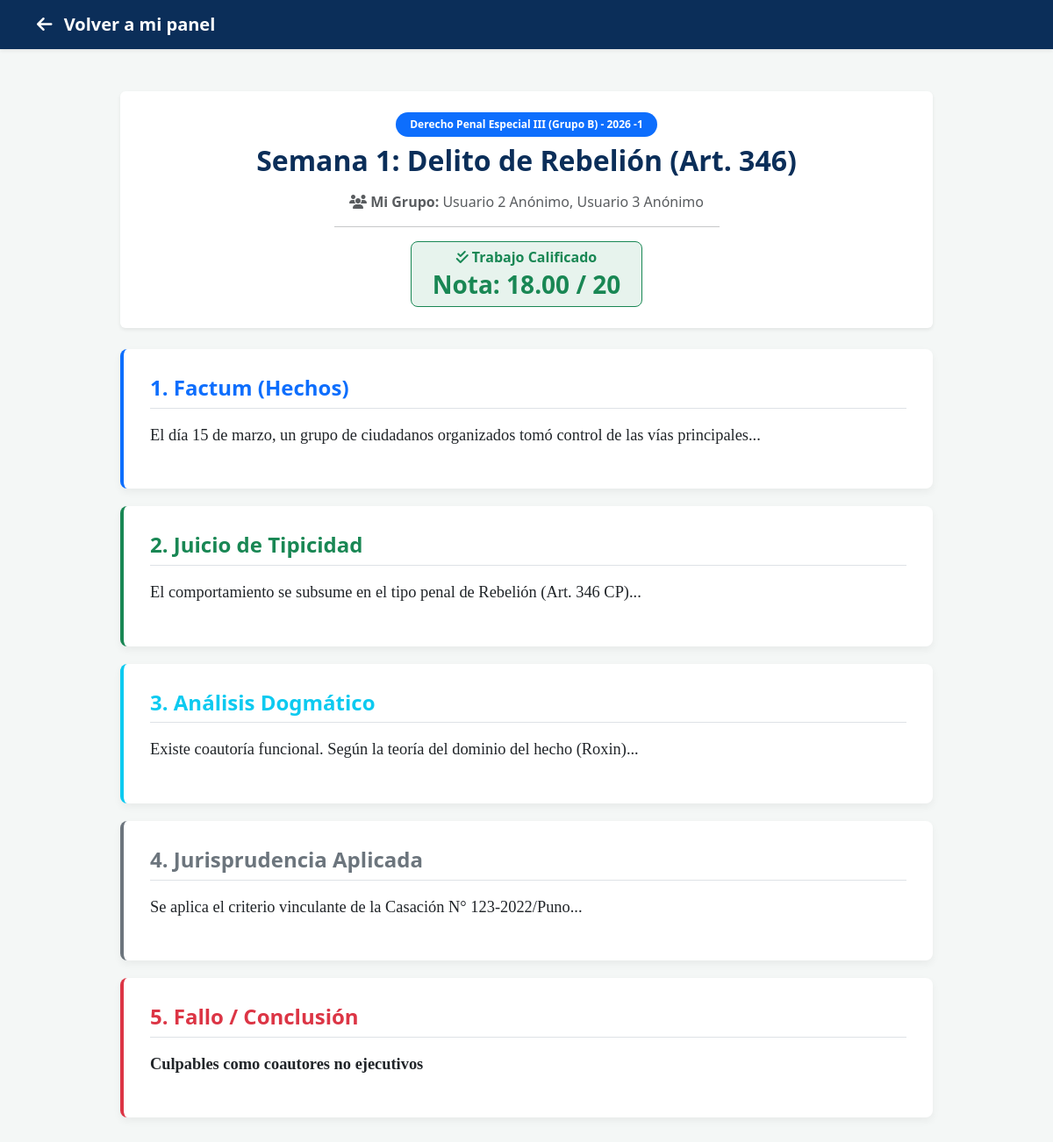
Screenshot of /detalle_entrega.php?id=4 (signed in) with the database file from the repository.
### tables this page shows
CREATE TABLE `envios_fichas` (
  `id` int(11) NOT NULL,
  `actividad_id` int(11) NOT NULL,
  `lider_id` int(11) NOT NULL,
  `factum` text NOT NULL,
  `tipicidad` text NOT NULL,
  `dogmatica` text NOT NULL,
  `jurisprudencia` text NOT NULL,
  `fallo` text NOT NULL,
  `fecha_envio` timestamp NULL DEFAULT current_timestamp(),
  `estado` varchar(50) DEFAULT 'Pendiente',
  `calificacion` decimal(5,2) DEFAULT NULL,
  `respuestas_json` text DEFAULT NULL,
  `retroalimentacion` text DEFAULT NULL
);

CREATE TABLE `cursos` (
  `id` int(11) NOT NULL,
  `nombre_curso` varchar(150) NOT NULL,
  `docente_id` int(11) NOT NULL,
  `semestre` varchar(10) NOT NULL,
  `nombre` varchar(150) DEFAULT NULL
);

CREATE TABLE `actividades_fichas` (
  `id` int(11) NOT NULL,
  `curso_id` int(11) NOT NULL,
  `titulo_caso` varchar(200) NOT NULL,
  `fecha_inicio` datetime NOT NULL DEFAULT current_timestamp(),
  `fecha_cierre` datetime NOT NULL,
  `descripcion` text DEFAULT NULL,
  `fecha_limite` datetime DEFAULT NULL,
  `estructura_campos` text DEFAULT NULL,
  `tipo_trabajo` varchar(20) DEFAULT 'Grupal',
  `max_integrantes` int(11) DEFAULT 5,
  `secciones_json` text DEFAULT NULL,
  `habilitado` tinyint(1) NOT NULL DEFAULT 0 COMMENT '0: Oculto, 1: Visible para alumnos'
);

### detalle_entrega.php (the view, shortened to what this page needs)
<?php
require_once 'config/conexion.php';
$envio_id = $_GET['id'] ?? null;
$sql = "
    SELECT e.factum, e.tipicidad, e.dogmatica, e.jurisprudencia, e.fallo, e.fecha_envio, e.respuestas_json, e.estado, e.calificacion,
           a.titulo_caso, c.nombre_curso,
           (SELECT GROUP_CONCAT(CONCAT(u.nombres, ' ', u.apellidos) SEPARATOR ', ')
            FROM envio_integrantes ei JOIN usuarios u ON ei.estudiante_id = u.id WHERE ei.envio_id = e.id) as estudiantes_autores
    FROM envios_fichas e
    JOIN actividades_fichas a ON e.actividad_id = a.id
    JOIN cursos c ON a.curso_id = c.id
    WHERE e.id = ?
";
$stmt = $pdo->prepare($sql);
$stmt->execute([$envio_id]);
$caso = $stmt->fetch(PDO::FETCH_ASSOC);
?>
<!DOCTYPE html>
<html lang="es">
<head>
    <link href="https://cdn.jsdelivr.net/npm/bootstrap@5.3.0/dist/css/bootstrap.min.css" rel="stylesheet">
    <link rel="stylesheet" href="https://cdnjs.cloudflare.com/ajax/libs/font-awesome/6.4.0/css/all.min.css">
</head>
<body>
    <nav class="navbar navbar-dark bg-unap shadow-sm">
        <div class="container">
            <a class="navbar-brand fw-bold" href="dashboard_estudiante.php"><i class="fas fa-arrow-left me-2"></i> Volver a mi panel</a>
        </div>
    </nav>
    <main class="container py-5">
        <div class="row justify-content-center">
            <div class="col-lg-10">
                <div class="card shadow-sm border-0 mb-4 bg-white">
                    <div class="card-body p-4 text-center">
                        <span class="badge bg-primary px-3 py-2 rounded-pill mb-2"><?= htmlspecialchars($caso['nombre_curso']) ?></span>
                        <h2 class="fw-bold text-unap mb-3"><?= htmlspecialchars($caso['titulo_caso']) ?></h2>
                        <p class="text-muted mb-2"><i class="fas fa-users"></i> <strong>Mi Grupo:</strong> <?= htmlspecialchars($caso['estudiantes_autores']) ?></p>
                        <hr class="w-50 mx-auto my-3">
                        <?php if($caso['estado'] === 'Revisado'): ?>
                            <div class="d-inline-block px-4 py-2 bg-success bg-opacity-10 border border-success rounded-3">
                                <h6 class="text-success fw-bold mb-1"><i class="fas fa-check-double"></i> Trabajo Calificado</h6>
                                <h3 class="fw-bold text-success mb-0">Nota: <?= htmlspecialchars($caso['calificacion']) ?> / 20</h3>
                            </div>
                        <?php else: ?>
                            <div class="d-inline-block px-4 py-2 bg-warning bg-opacity-10 border border-warning rounded-3">
                                <h6 class="text-warning text-dark fw-bold mb-0"><i class="fas fa-hourglass-half"></i> Pendiente de Calificación</h6>
                            </div>
                        <?php endif; ?>
                    </div>
                </div>
                <div class="respuestas-container">
                    <?php
                    if (!empty($caso['respuestas_json'])):
                        $respuestas = json_decode($caso['respuestas_json'], true);
                        $contador = 1;
                        $colores = ['primary', 'success', 'info', 'secondary', 'danger', 'warning', 'dark'];
                        foreach ($respuestas as $titulo => $contenido):
                            $color_actual = $colores[($contador - 1) % count($colores)];
                    ?>
                        <div class="content-box border-start border-4 border-<?= $color_actual ?>">
                            <h4 class="text-<?= $color_actual ?> mb-3 border-bottom pb-2 fw-bold"><?= $contador ?>. <?= htmlspecialchars($titulo) ?></h4>
                            <p class="texto-academico text-dark"><?= nl2br(htmlspecialchars($contenido)) ?></p>
                        </div>
                    <?php
                        $contador++;
                        endforeach;
                    else:
                    ?>
                        <div class="content-box border-start border-4 border-primary">
                            <h4 class="text-primary mb-3 border-bottom pb-2 fw-bold">1. Factum (Hechos)</h4>
                            <p class="texto-academico text-dark"><?= nl2br(htmlspecialchars($caso['factum'])) ?></p>
                        </div>
                        <div class="content-box border-start border-4 border-success">
                            <h4 class="text-success mb-3 border-bottom pb-2 fw-bold">2. Juicio de Tipicidad</h4>
                            <p class="texto-academico text-dark"><?= nl2br(htmlspecialchars($caso['tipicidad'])) ?></p>
                        </div>
                        <div class="content-box border-start border-4 border-info">
                            <h4 class="text-info mb-3 border-bottom pb-2 fw-bold">3. Análisis Dogmático</h4>
                            <p class="texto-academico text-dark"><?= nl2br(htmlspecialchars($caso['dogmatica'])) ?></p>
                        </div>
                        <?php if(!empty($caso['jurisprudencia'])): ?>
                        <div class="content-box border-start border-4 border-secondary">
                            <h4 class="text-secondary mb-3 border-bottom pb-2 fw-bold">4. Jurisprudencia Aplicada</h4>
                            <p class="texto-academico text-dark"><?= nl2br(htmlspecialchars($caso['jurisprudencia'])) ?></p>
                        </div>
                        <?php endif; ?>
                        <div class="content-box border-start border-4 border-danger">
                            <h4 class="text-danger mb-3 border-bottom pb-2 fw-bold">5. Fallo / Conclusión</h4>
                            <p class="texto-academico fw-bold text-dark"><?= nl2br(htmlspecialchars($caso['fallo'])) ?></p>
                        </div>
                    <?php endif; ?>
                </div>
            </div>
        </div>
    </main>
</body>
</html>

### detalle_entrega.php (style rules this page uses)
body { background-color: #f4f7f6; }
.bg-unap { background-color: #0b2e59; }
.text-unap { color: #0b2e59; }
.content-box { background: white; border-radius: 8px; padding: 30px; box-shadow: 0 4px 10px rgba(0,0,0,0.05); margin-bottom: 20px; }
.texto-academico { text-align: justify; font-family: 'Times New Roman', Times, serif; font-size: 1.15rem; line-height: 1.6; }

### rows the page displays
envios_fichas: cursos.nombre_curso "Derecho Penal Especial III (Grupo B) - 2026 -1", actividad.titulo_caso "Semana 1: Delito de Rebelión (Art. 346)", calificacion "18.00", factum "El día 15 de marzo, un grupo de ciudadanos organizados tomó control de las vías principales...", tipicidad "El comportamiento se subsume en el tipo penal de Rebelión (Art. 346 CP)...", dogmatica "Existe coautoría funcional. Según la teoría del dominio del hecho (Roxin)...", jurisprudencia "Se aplica el criterio vinculante de la Casación N° 123-2022/Puno...", fallo "Culpables como coautores no ejecutivos"

### other values shown
$caso['estudiantes_autores'] "Usuario 2 Anónimo, Usuario 3 Anónimo"
